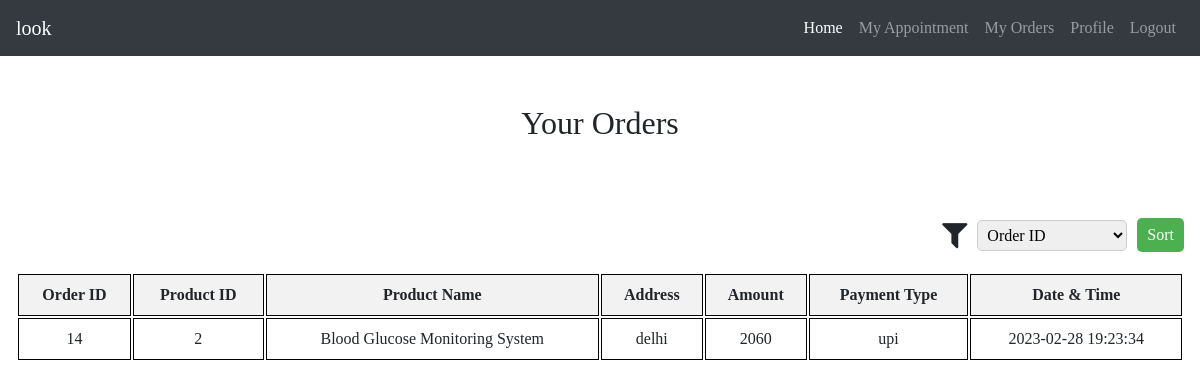
Page /myorders.php (signed in) on the committed database.
### tables this page shows
CREATE TABLE `order_details` (
  `order_id` int(7) NOT NULL,
  `pid` int(25) NOT NULL,
  `patient_name` varchar(255) NOT NULL,
  `pro_id` int(10) NOT NULL,
  `pro_name` varchar(255) NOT NULL,
  `address` varchar(55) NOT NULL,
  `city` varchar(55) NOT NULL,
  `pincode` int(6) NOT NULL,
  `amount` int(25) NOT NULL,
  `payment` varchar(55) NOT NULL,
  `posting_date` timestamp NOT NULL DEFAULT current_timestamp()
);

### myorders.php (the view, shortened to what this page needs)
<!DOCTYPE html>
<html>
<?php
include'conn.php';
?>
<head>
    <link rel="stylesheet" href="https://cdn.jsdelivr.net/npm/bootstrap@4.6.2/dist/css/bootstrap.min.css">
    <link rel="stylesheet" type="text/css" href="style.css">
    <link href="home.css" rel="stylesheet">
    <link rel="stylesheet" href="https://cdnjs.cloudflare.com/ajax/libs/font-awesome/4.7.0/css/font-awesome.min.css">
</head>
<body>
    <nav class="navbar navbar-expand-lg navbar-dark bg-dark">
        <a class="navbar-brand" href="home.php">look</a>
        <div class="collapse navbar-collapse" id="navbarSupportedContent">
            <ul class="navbar-nav ml-auto">
                <li class="nav-item active">
                    <a class="nav-link" href="home.php">Home <span class="sr-only">(current)</span></a>
                </li>
                <li class="nav-item">
                    <a class="nav-link" href="myappointments.php">My Appointment</a>
                </li>
                <li class="nav-item">
                    <a class="nav-link" href="myorders.php">My Orders</a>
                </li>
                <li class="nav-item">
                    <a class="nav-link" href="profile.php">Profile</a>
                </li>
                <li class="nav-item">
                    <a class="nav-link" href="logout.php">Logout</a>
                </li>
            </ul>
        </div>
    </nav>
            <div class="main-content">
          <div class="py-5">
              <h2 class="text-center">Your Orders</h2>
          </div>
  <form method="GET">
    <div class="form-group">
      <label for="sort" class="fa fa-filter fa-2x" aria-hidden="true"> </label>
      <select name="sort" id="sort">
        <option value="order_id">Order ID</option>
      </select>
      <button type="submit">Sort</button>
    </div>
  </form>
          <div class="row">
<?php
$pid = mysqli_real_escape_string($conn, $_SESSION['pid']);
$sort_order = "order_id ASC";
$sql = "SELECT * FROM order_details WHERE pid = '$pid' ORDER BY $sort_order";
$result = mysqli_query($conn, $sql);
if (!$result) {
  echo "Error executing query: " . mysqli_error($conn);
} else {
  if (mysqli_num_rows($result) > 0) {
        echo "<table>
          <tr>
            <th>Order ID</th>
            <th>Product ID</th>
            <th>Product Name</th>
            <th>Address</th>
            <th>Amount</th>
            <th>Payment Type</th>
            <th>Date & Time</th>
          </tr>";
    while ($row = mysqli_fetch_assoc($result)) {
         echo "<tr>
              <td>".htmlspecialchars($row["order_id"])."</td>
              <td>".htmlspecialchars($row["pro_id"])."</td>
              <td>".htmlspecialchars($row["pro_name"])."</td>
              <td>".htmlspecialchars($row["city"])."</td>
              <td>".htmlspecialchars($row["amount"])."</td>
              <td>".htmlspecialchars($row["payment"])."</td>
              <td>".htmlspecialchars($row["posting_date"])."</td>
            </tr>";
    }
  } else {
    echo "<p>No sales found.</p>";
  }
}
?>
  </div>
</div>
  </body>
  </html>

### style.css (style rules this page uses)
* { margin: 0; padding: 0; box-sizing: border-box; font-family: 'Playfair Display', serif; outline: none; }

### home.css (style rules this page uses)
body { min-width: 100%; }

### myorders.php (style rules this page uses)
body { font-family: Arial, sans-serif; margin: 0; padding: 0; }
table { width: 95%; border-collapse: separate; margin: 0 auto; }
th, td { border: 1px solid black; padding: 8px; text-align: center; }
th { background-color: #f2f2f2; }
label { margin-right: 10px; margin-bottom: 0rem; }
.form-group { display: flex; align-items: center; justify-content: right; flex-wrap: wrap; margin: 20px 0; }
select { padding: 5px; border-radius: 5px; border: 1px solid #ccc; font-size: 16px; margin-right: 10px; min-width: 150px; }
button[type="submit"] { padding: 5px 10px; background-color: #4CAF50; color: white; border-radius: 5px; border: none; cursor: pointer; font-size: 16px; margin-right: 1em; }

### rows in the picture
order_details: order_id "14", pro "2", pro_name "Blood Glucose Monitoring System", city "delhi", amount "2060", payment "upi", posting_date "2023-02-28 19:23:34"
